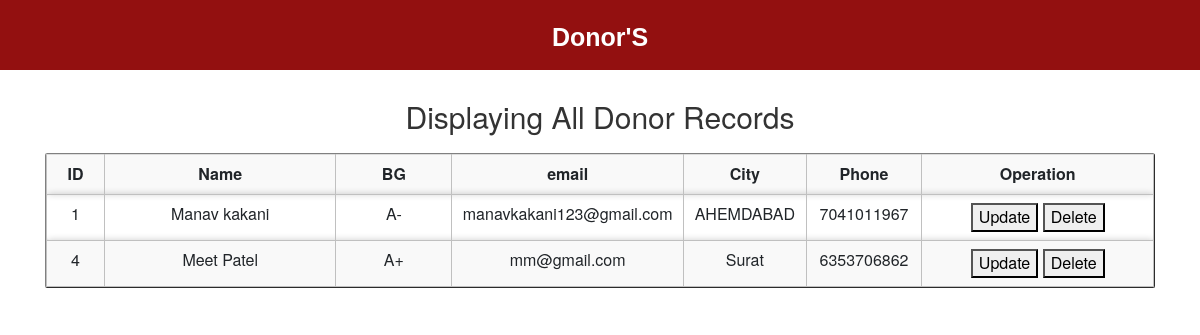
The app's page /admin/donor/donor.php with its own data.
### tables this page shows
CREATE TABLE `donor` (
  `id` int(11) NOT NULL,
  `name` varchar(30) NOT NULL,
  `bg` varchar(10) NOT NULL,
  `email` varchar(30) NOT NULL,
  `city` varchar(30) NOT NULL,
  `phone` varchar(10) NOT NULL,
  `password` varchar(20) NOT NULL
);

### admin/donor/donor.php (the view, shortened to what this page needs)
<?php
include("connection.php");
?>
<?php require '../head.php'; ?>
<div class="sub" style="background: #931010;height: 70px;display: flex;font-family: 'Helvetica',sans-serif;justify-content: center;">
		<p style="text-decoration: none;color: white;font-size: 25px;font-weight: bolder;line-height: 75px;">Donor'S</p>
</div>
<?php
$query = "SELECT * FROM donor";
$data = mysqli_query($conn,$query);
$total = mysqli_num_rows($data);
if($total != 0){
?>
<div class="container">
<h2 align="center" style="margin-top: 30px;margin-bottom: 20px;">Displaying All Donor Records</h2>
	<table align="center" border="1" cellspacing="1" class="table table-responsive table-striped rounded mt5">
		<tr>
			<th width="5%">ID</th>
			<th width="20%">Name</th>
			<th width="10%">BG</th>
			<th width="10%">email</th>
			<th width="10%">City</th>
			<th width="10%">Phone</th>
			<th width="20%">Operation</th>
		</tr>
	<?php
	while ($result = mysqli_fetch_assoc($data)) {
		echo "<tr>
				<td>". $result["id"]   ."</td>
				<td>". $result["name"]   ."</td>
				<td>". $result["bg"]   ."</td>
				<td>". $result["email"]   ."</td>
				<td>". $result["city"]   ."</td>
				<td>". $result["phone"]   ."</td>
				<td>
				<button><a href='dupdate.php?uid=$result[id]' style='color: black'>Update</a></button>
				<button><a href='delete.php?uid=$result[id]' style='color: black'>Delete</a></button>
				</td>
			 </tr>";
	}
}
else{
	echo "No records found";
}
?>
</table>
</div>

### css/style.css (style rules this page uses)
.card ,nav, .footer,tr,video { border-radius: 3px; transition: all 200ms ease-out; box-shadow: 0px 0px 7px rgba(0, 0, 0, 0.2); }
tr,th,td { border:0.1px solid silver; text-align: center; }
a:link { text-decoration: none; }

### records on screen
donor: id "1", name "Manav kakani", bg "A-", email "manavkakani123@gmail.com", city "AHEMDABAD", phone "7041011967"
donor: id "4", name "Meet Patel", bg "A+", email "mm@gmail.com", city "Surat", phone "6353706862"
